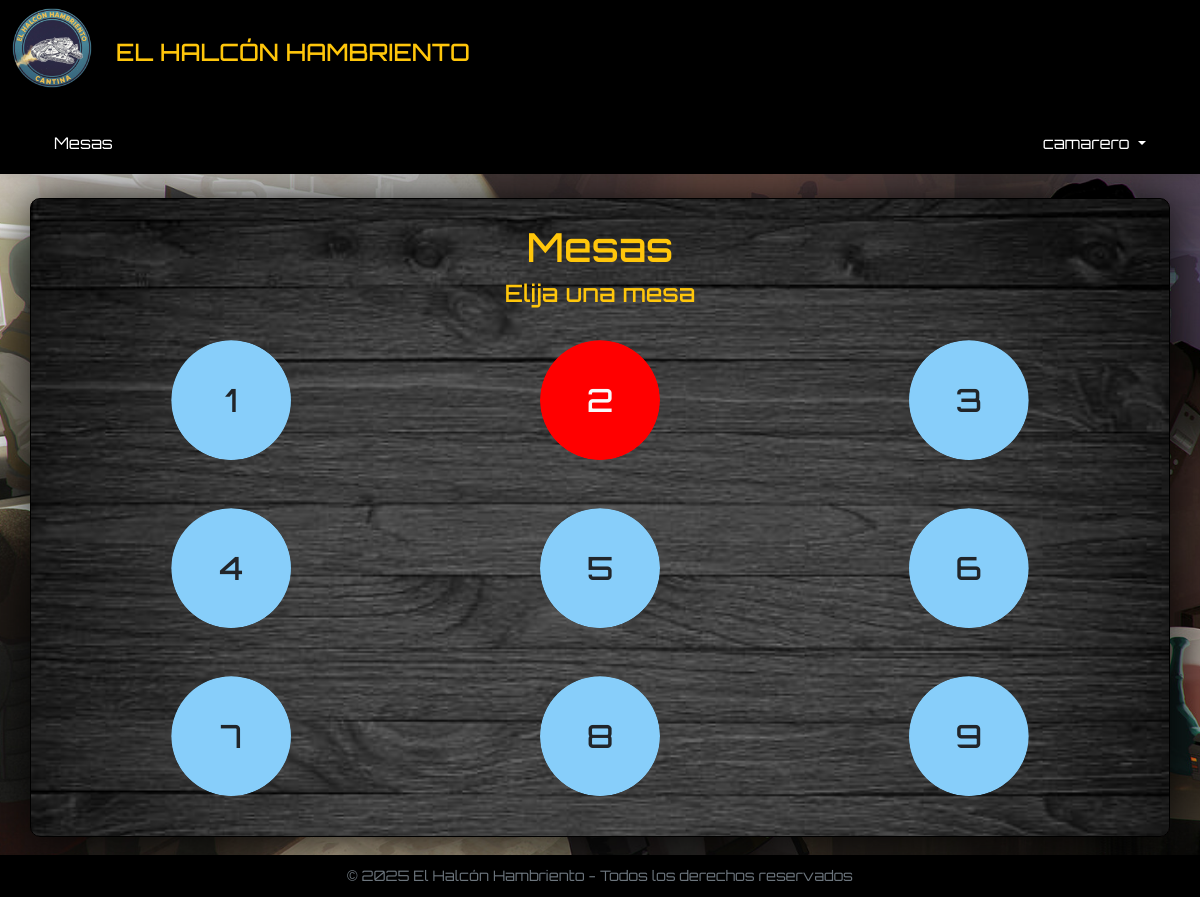
/Camarero/index.php (signed in), run on an earlier commit of the app's database.
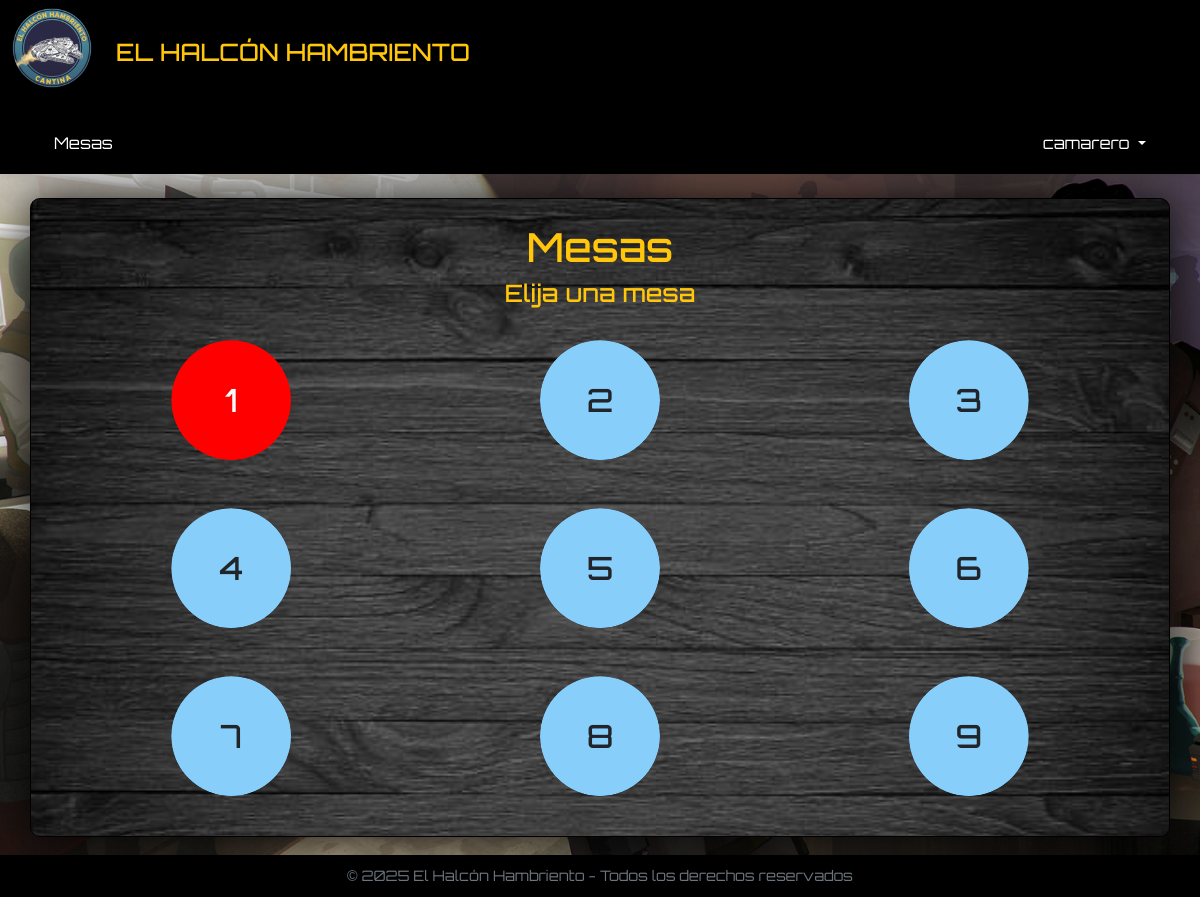
And on a later commit of the database.
### tables this page shows
CREATE TABLE `mesa` (
  `numMesa` varchar(255) NOT NULL,
  `ocupado` tinyint(1) NOT NULL
);

### Camarero/index.php (the view, shortened to what this page needs)
<!DOCTYPE html>
<html lang="es">
<head>
    <link rel="stylesheet" href="<?php echo BASE_URL ?>Bootstrap/css/bootstrap.min.css">
    <link rel="stylesheet" href="<?php echo BASE_URL ?>styles.css">
    <link rel="stylesheet" href="styles.css">
</head>
<body>
    <?php
    include("../conexion.php");
    include("../header.php");
    include("navbar.php");
    ?>
    <section class="d-flex align-items-center">
        <div class="container">
            <div class="row mt-4 contenedor text-center p-3 fondo-mesas">
                <h1>Mesas</h1>
                <h4>Elija una mesa</h4>
                <?php
                $queryMesas = "SELECT * FROM mesa";
                $result = mysqli_query($conn, $queryMesas);
                while ($row = mysqli_fetch_assoc($result)) {
                    $id = $row['numMesa'];
                    $ocupado = $row['ocupado'];
                    echo "<div class='col-6 col-sm-4'>";
                    if (!$ocupado) {
                        echo "<a onclick='mesaLibre()' style='text-decoration:none; cursor:pointer;' class='circulo-libre mx-auto my-4 text-dark fw-bold clic-circular'>
                            <div><span class='h2'>$id</span></div>
                            </a>";
                    } else {
                        echo "<a href='gestionarMesa.php?cod=$id' style='text-decoration:none;' class='circulo-ocupado mx-auto my-4 text-light fw-bold clic-circular'>
                            <div><span class='h2'>$id</span></div>
                            </a>";
                    }
                    echo "</div>";
                }
                ?>
            </div>
        </div>
    </section>
    <?php
    include("../footer.php");
    ?>
</body>
</html>

What changed in the data, as far as the page shows it:
changed mesa id 1: ocupado 0 → 1 (drawn)
changed mesa id 2: ocupado 1 → 0 (drawn)
